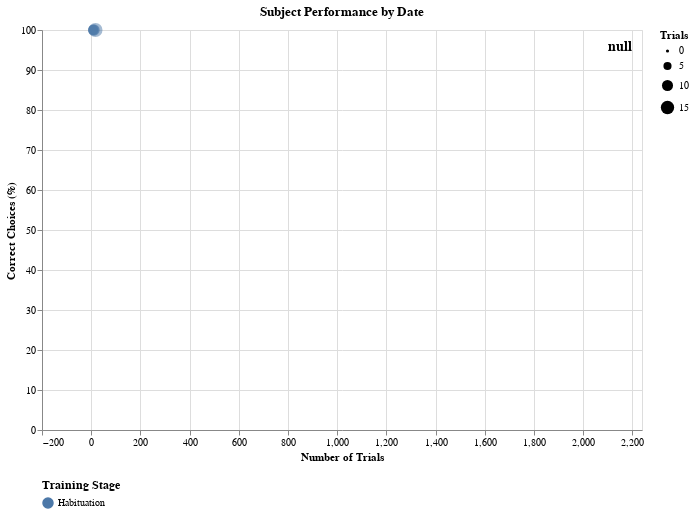

The notebook cell this image was saved under:
### Code cell
import altair as alt
import pandas as pd
import numpy as np

# Convert date to datetime format
data['year_month_day'] = pd.to_datetime(data['year_month_day'])

# Get min and max dates
min_date = data['year_month_day'].min()
max_date = data['year_month_day'].max()

# Create a list of all dates in the range
date_range = pd.date_range(start=min_date, end=max_date)
date_strings = [d.strftime('%Y-%m-%d') for d in date_range]

# Add a numeric field for the slider
data['date_index'] = data['year_month_day'].apply(
    lambda x: np.where(date_range == x)[0][0]
)

# Find global min and max values for x and y axes
min_trials = data['trials'].min()
max_trials = data['trials'].max()
min_correct = data['correct'].min()
max_correct = data['correct'].max()

# Add some padding to the axis limits (10%)
trials_padding = (max_trials - min_trials) * 0.1
correct_padding = (max_correct - min_correct) * 0.1

# Create a slider for date selection
date_slider = alt.binding_range(
    min=0,
    max=len(date_range)-1,
    step=1,
    name='Date: '
)

# Create a parameter that updates with the slider
date_selection = alt.param(
    name='date_idx',
    value=0,
    bind=date_slider
)

# Create a derived field for display purposes
slider_date = alt.expr.time(date_range[0].timestamp()*1000) + alt.expr.milliseconds(86400000 * date_selection)

# Hover selection for subjects
hover_selection = alt.selection_point(
    name='hover',
    on='mouseover', 
    fields=['subject'],
    empty=False
)

# Base chart encoding
base_encoding = dict(
    x=alt.X('trials:Q', 
            title='Number of Trials',
            scale=alt.Scale(domain=[min_trials - trials_padding, max_trials + trials_padding])),
    y=alt.Y('correct:Q', 
            title='Correct Choices (%)', 
            scale=alt.Scale(domain=[0, 100])),
    color=alt.Color('current_training_stage:N', 
                    title='Training Stage',
                    legend=alt.Legend(orient='bottom', 
                                      titleFontSize=12, 
                                      labelFontSize=10))
)

# Main points filtered by current date
points = alt.Chart(data).mark_circle().encode(
    **base_encoding,
    size=alt.Size('trials:Q', title='Trials', scale=alt.Scale(range=[10, 200])),
    opacity=alt.condition(hover_selection, alt.value(1), alt.value(0.5)),
    tooltip=['subject', 'trials', 'correct', 'current_training_stage', 
             alt.Tooltip('year_month_day:T', title='Date')]
).transform_filter(
    alt.datum.date_index == date_selection
).add_params(hover_selection)

# Trajectories that appear on hover
trajectories = alt.Chart(data).mark_line(
    opacity=0.7,
    strokeWidth=2
).encode(
    **base_encoding,
    detail='subject:N',
    opacity=alt.condition(hover_selection, alt.value(0.8), alt.value(0))
).transform_filter(
    hover_selection
)

# All points for the selected subject (trajectory points)
trajectory_points = alt.Chart(data).mark_circle(
    size=80
).encode(
    **base_encoding,
    opacity=alt.condition(hover_selection, alt.value(0.8), alt.value(0)),
    tooltip=['subject', 'trials', 'correct', 'current_training_stage', 
             alt.Tooltip('year_month_day:T', title='Date')]
).transform_filter(
    hover_selection
)

# Date labels for trajectory points
date_labels = alt.Chart(data).mark_text(
    align='left',
    baseline='middle',
    dx=10,
    fontSize=10
).encode(
    **base_encoding,
    text='year_month_day:T',
    opacity=alt.condition(hover_selection, alt.value(1), alt.value(0))
).transform_filter(
    hover_selection
)

# Subject labels that appear on hover
subject_labels = alt.Chart(data).mark_text(
    align='center',
    baseline='bottom',
    dy=-10,
    fontSize=14,
    fontWeight='bold'
).encode(
    **base_encoding,
    text='subject:N',
    opacity=alt.condition(hover_selection, alt.value(1), alt.value(0))
).transform_filter(
    alt.datum.date_index == date_selection
).transform_filter(
    hover_selection
)

# Current date display
date_display = alt.Chart({'values': [{}]}).mark_text(
    align='right',
    baseline='top',
    fontSize=14,
    font='Arial',
    fontWeight='bold',
    dx=-10,
    dy=10
).encode(
    text=alt.Text(
        'yearmonthdate(datum.date):T',
        title='Current Date'
    ),
    x=alt.value(600),  # Right side of the chart
    y=alt.value(0)     # Top of the chart
).transform_calculate(
    date=slider_date
)

# Combine all layers
chart = alt.layer(
    points, 
    trajectories, 
    trajectory_points, 
    date_labels, 
    subject_labels, 
    date_display
).properties(
    width=600, 
    height=400,
    title='Subject Performance by Date'
).add_params(date_selection)

chart

### Figure 1 — Vega-Lite specification as saved in the notebook (floating-point values rounded to 4 significant figures; data arrays with more than 128 entries replaced by an {"elided": "..."} marker saying what was removed)
{"config": {"view": {"continuousWidth": 300, "continuousHeight": 300}}, "layer": [{"data": {"name": "data-682dfdae3a013997036fb1d1fa1f2bf1"}, "mark": {"type": "circle"}, "encoding": {"color": {"field": "current_training_stage", "legend": {"labelFontSize": 10, "orient": "bottom", "titleFontSize": 12}, "title": "Training Stage", "type": "nominal"}, "opacity": {"condition": {"param": "hover", "value": 1, "empty": false}, "value": 0.5}, "size": {"field": "trials", "scale": {"range": [10, 200]}, "title": "Trials", "type": "quantitative"}, "tooltip": [{"field": "subject", "type": "nominal"}, {"field": "trials", "type": "quantitative"}, {"field": "correct", "type": "quantitative"}, {"field": "current_training_stage", "type": "nominal"}, {"field": "year_month_day", "title": "Date", "type": "temporal"}], "x": {"field": "trials", "scale": {"domain": [-200.3, 2239.0]}, "title": "Number of Trials", "type": "quantitative"}, "y": {"field": "correct", "scale": {"domain": [0, 100]}, "title": "Correct Choices (%)", "type": "quantitative"}}, "name": "view_1", "transform": [{"filter": "(datum.date_index === date_idx)"}]}, {"data": {"name": "data-682dfdae3a013997036fb1d1fa1f2bf1"}, "mark": {"type": "line", "opacity": 0.7, "strokeWidth": 2}, "encoding": {"color": {"field": "current_training_stage", "legend": {"labelFontSize": 10, "orient": "bottom", "titleFontSize": 12}, "title": "Training Stage", "type": "nominal"}, "detail": {"field": "subject", "type": "nominal"}, "opacity": {"condition": {"param": "hover", "value": 0.8, "empty": false}, "value": 0}, "x": {"field": "trials", "scale": {"domain": [-200.3, 2239.0]}, "title": "Number of Trials", "type": "quantitative"}, "y": {"field": "correct", "scale": {"domain": [0, 100]}, "title": "Correct Choices (%)", "type": "quantitative"}}, "transform": [{"filter": {"param": "hover", "empty": false}}]}, {"data": {"name": "data-682dfdae3a013997036fb1d1fa1f2bf1"}, "mark": {"type": "circle", "size": 80}, "encoding": {"color": {"field": "current_training_stage", "legend": {"labelFontSize": 10, "orient": "bottom", "titleFontSize": 12}, "title": "Training Stage", "type": "nominal"}, "opacity": {"condition": {"param": "hover", "value": 0.8, "empty": false}, "value": 0}, "tooltip": [{"field": "subject", "type": "nominal"}, {"field": "trials", "type": "quantitative"}, {"field": "correct", "type": "quantitative"}, {"field": "current_training_stage", "type": "nominal"}, {"field": "year_month_day", "title": "Date", "type": "temporal"}], "x": {"field": "trials", "scale": {"domain": [-200.3, 2239.0]}, "title": "Number of Trials", "type": "quantitative"}, "y": {"field": "correct", "scale": {"domain": [0, 100]}, "title": "Correct Choices (%)", "type": "quantitative"}}, "transform": [{"filter": {"param": "hover", "empty": false}}]}, {"data": {"name": "data-682dfdae3a013997036fb1d1fa1f2bf1"}, "mark": {"type": "text", "align": "left", "baseline": "middle", "dx": 10, "fontSize": 10}, "encoding": {"color": {"field": "current_training_stage", "legend": {"labelFontSize": 10, "orient": "bottom", "titleFontSize": 12}, "title": "Training Stage", "type": "nominal"}, "opacity": {"condition": {"param": "hover", "value": 1, "empty": false}, "value": 0}, "text": {"field": "year_month_day", "type": "temporal"}, "x": {"field": "trials", "scale": {"domain": [-200.3, 2239.0]}, "title": "Number of Trials", "type": "quantitative"}, "y": {"field": "correct", "scale": {"domain": [0, 100]}, "title": "Correct Choices (%)", "type": "quantitative"}}, "transform": [{"filter": {"param": "hover", "empty": false}}]}, {"data": {"name": "data-682dfdae3a013997036fb1d1fa1f2bf1"}, "mark": {"type": "text", "align": "center", "baseline": "bottom", "dy": -10, "fontSize": 14, "fontWeight": "bold"}, "encoding": {"color": {"field": "current_training_stage", "legend": {"labelFontSize": 10, "orient": "bottom", "titleFontSize": 12}, "title": "Training Stage", "type": "nominal"}, "opacity": {"condition": {"param": "hover", "value": 1, "empty": false}, "value": 0}, "text": {"field": "subject", "type": "nominal"}, "x": {"field": "trials", "scale": {"domain": [-200.3, 2239.0]}, "title": "Number of Trials", "type": "quantitative"}, "y": {"field": "correct", "scale": {"domain": [0, 100]}, "title": "Correct Choices (%)", "type": "quantitative"}}, "transform": [{"filter": "(datum.date_index === date_idx)"}, {"filter": {"param": "hover", "empty": false}}]}, {"data": {"name": "empty"}, "mark": {"type": "text", "align": "right", "baseline": "top", "dx": -10, "dy": 10, "font": "Arial", "fontSize": 14, "fontWeight": "bold"}, "encoding": {"text": {"field": "datum.date", "timeUnit": "yearmonthdate", "title": "Current Date", "type": "temporal"}, "x": {"value": 600}, "y": {"value": 0}}, "transform": [{"calculate": "(time(1741132800000.0) + milliseconds((86400000 * date_idx)))", "as": "date"}]}], "height": 400, "params": [{"name": "hover", "select": {"type": "point", "fields": ["subject"], "on": "mouseover"}, "views": ["view_1"]}, {"name": "date_idx", "bind": {"input": "range", "max": 75, "min": 0, "name": "Date: ", "step": 1}, "value": 0}], "title": "Subject Performance by Date", "width": 600, "$schema": "https://vega.github.io/schema/vega-lite/v5.20.1.json", "datasets": {"data-682dfdae3a013997036fb1d1fa1f2bf1": {"elided": "565 records"}, "empty": [{}]}}
